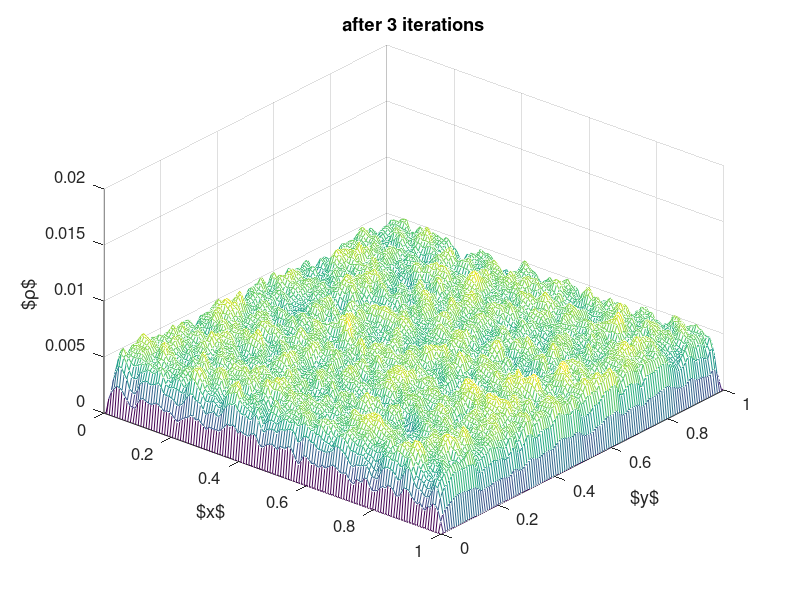

Recreate this plot in MATLAB.
clear; 
clf; 
tic;
N=128; h=1/N;
q=@(x,y) 4*exp(-50*((x-0.98).^2+(y-0.5).^2));

rho=zeros(N+1,N+1);
rho(2:N,2:N)=0.01*rand(N-1,N-1);
for j=0:N
    for i=0:N
        x(i+1,j+1)=i*h;         
        y(i+1,j+1)=j*h; 
    end
end

subplot(221);
mesh(x,y,rho);
view(40,40);
set(gca,'Fontsize',12);
xlabel('$x$'); 
ylabel('$y$');
zlabel('$\rho$');
axis([0,1,0,1,0,0.02]);
title('initial guess');
 

for it=1:3
    for i=2:N
        for j=2:N
            rho(i,j)=(rho(i-1,j)+rho(i+1,j)+rho(i,j-1)+rho(i,j+1))/4+...
            h^2*q((i-1)*h,(j-1)*h)/4;
        end
    end
end

subplot(111);
mesh(x,y,rho);
view(40,40);
set(gca,'Fontsize',12);
xlabel('$x$'); 
ylabel('$y$');
zlabel('$\rho$');
title('after 3 iterations');
axis([0,1,0,1,0,0.02]);
toc;
return

for it=1:97
    for i=2:N
        for j=2:N
            rho(i,j)=(rho(i-1,j)+rho(i+1,j)+rho(i,j-1)+rho(i,j+1))/4+...
            h^2*q((i-1)*h,(j-1)*h)/4;
        end
    end
end
subplot(223);
mesh(x,y,rho);
view(40,40);
set(gca,'Fontsize',12);
xlabel('$x$'); 
ylabel('$y$');
zlabel('$\rho$');
title('after 100 iterations');
axis([0,1,0,1,0,0.02]);
toc;

for it=1:900
    for i=2:N
        for j=2:N
            rho(i,j)=(rho(i-1,j)+rho(i+1,j)+rho(i,j-1)+rho(i,j+1))/4+...
            h^2*q((i-1)*h,(j-1)*h)/4;
        end
    end
end
subplot(224);
mesh(x,y,rho);
view(40,40);
set(gca,'Fontsize',12);
xlabel('$x$'); 
ylabel('$y$');
zlabel('$\rho$');
title('after 1000 iterations');
axis([0,1,0,1,0,0.02]);
toc;

shg;